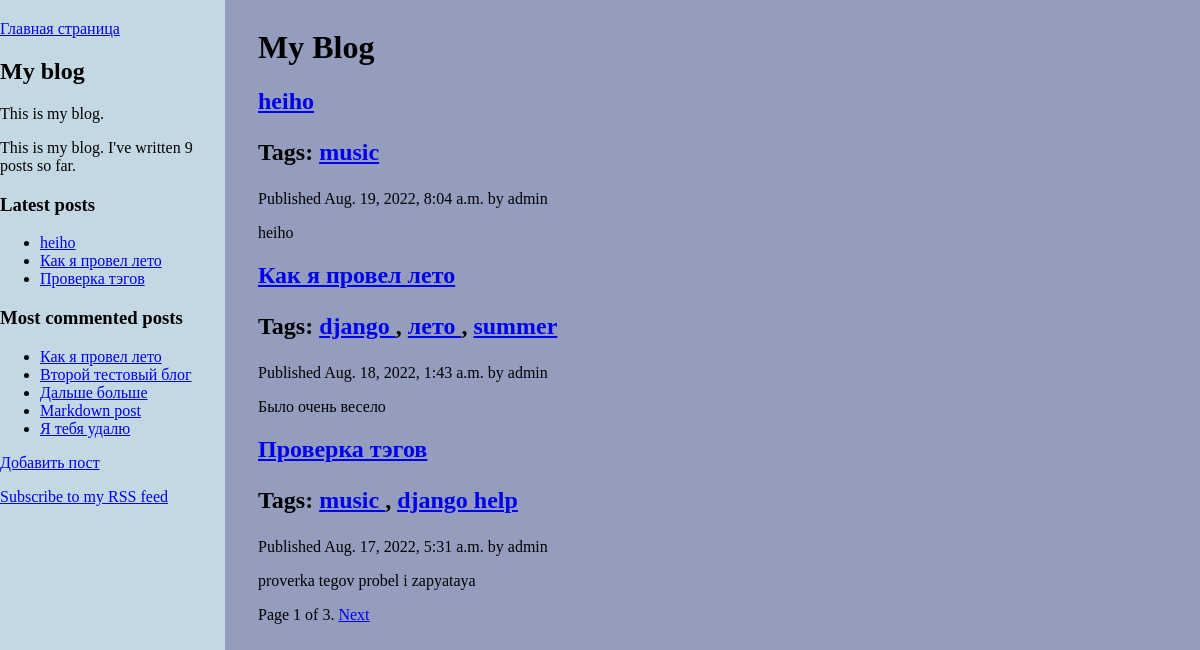
Screenshot of /blog/ with the database file from the repository.
### blog/models.py (models this page shows, shortened)
class Post(models.Model):
    STATUS_CHOICES = (
        ('draft', 'Draft'),
        ('published', 'Published'),
    )
    title = models.CharField(max_length=250)
    slug = models.SlugField(max_length=250, unique_for_date='publish')
    author = models.ForeignKey(User, on_delete=models.PROTECT, related_name='blog_posts')
    body = models.TextField()
    publish = models.DateTimeField(default=timezone.now)
    created = models.DateTimeField(auto_now_add=True)
    updated = models.DateTimeField(auto_now=True)
    status = models.CharField(max_length=10, choices=STATUS_CHOICES, default='draft')
    tags = TaggableManager()
    class Meta:
        ordering = ('-publish',)
    def get_absolute_url(self):
        return reverse('blog:post_detail',
                        args=[self.publish.year,
                              self.publish.strftime('%m'),
                              self.publish.strftime('%d'),
                              self.slug])

### blog/views.py (the view)
# urls.py: re_path(r'^tag/(?P<tag_slug>[-\w]+)/$', views.post_list, name='post_list_by_tag'),
def post_list(request, tag_slug=None):
    object_list = Post.objects.filter(status='published')
    tag = None
    if tag_slug:
        tag = get_object_or_404(Tag, slug=tag_slug)
        object_list = object_list.filter(tags__in=[tag])
    paginator = Paginator(object_list, 3)  # 3 posts in each page
    page = request.GET.get('page')
    try:
        posts = paginator.page(page)
    except PageNotAnInteger:
        posts = paginator.page(1)
    except EmptyPage:
        posts = paginator.page(paginator.num_pages)
    return render(request,
                  'blog/post/list.html',
                  {'page': page,""
                   'posts': posts,
                   'tag': tag,
                   })

### blog/templatetags/blog_tags.py (called while the page is built)
@register.simple_tag
def total_posts():
    return Post.objects.filter(status='published').count()

@register.inclusion_tag('blog/post/latest_posts.html')
def show_latest_posts(count=5):
    latest_posts = Post.objects.filter(status='published').order_by('-publish')[:count]
    return {'latest_posts': latest_posts}

@register.simple_tag
def get_most_commented_posts(count=5):
    return Post.objects.filter(status='published').annotate(total_comments=Count('comments')).order_by('-total_comments')[:count]

@register.filter(name='markdown')
def markdown_format(text):
    return mark_safe(markdown.markdown(text))

### blog/templates/blog/post/list.html (shortened to what this page needs)
{% extends "blog/base.html" %}
{% load blog_tags %}
{% block content %}
    <h1>My Blog</h1>
    {% for post in posts %}
        <h2>
            <a href="{{ post.get_absolute_url }}">{{ post.title }}</a>
            <p class="tags">
                Tags:
                    {% for tag in post.tags.all %}
                    <a href="{% url "blog:post_list_by_tag" tag.slug %}">
                        {{ tag.name }}
                    </a>
                    {% if not forloop.last %}, {% endif %}
                {% endfor %}
            </p>
        </h2>
        <p class="date">
            Published {{ post.publish }} by {{ post.author }}
        </p>
        {{ post.body|markdown|truncatewords_html:30 }}
    {% endfor %}
    {% include "pagination.html" with page=posts %}
{% endblock %}

### blog/templates/blog/base.html (shortened to what this page needs)
{% load static %}
{% load blog_tags %}
<!DOCTYPE html>
<html>
<head>
    <link href="{% static "css/styles.css" %}" rel="stylesheet">
</head>
<body>
<div id="content">
    {% block content %}
    {% endblock %}
</div>
<div class="sidenav">
    <a href="{% url "blog:post_list" %}">Главная страница</a>
    <h2>My blog</h2>
    <p>This is my blog.</p>
    <p>This is my blog. I've written {% total_posts %} posts so far.</p>
    <h3>Latest posts</h3>
    {% show_latest_posts 3 %}
    <h3>Most commented posts</h3>
    {% get_most_commented_posts as most_commented_posts %}
    <ul>
    {% for post in most_commented_posts %}
        <li>
            <a href="{{ post.get_absolute_url }}">{{ post.title }}</a>
        </li>
    {% endfor %}
    </ul>
    <a href="{% url "blog:post_add" %}">Добавить пост</a>
    <p><a href="{% url "blog:post_feed" %}">Subscribe to my RSS feed</a></p>
</div>
</body>
</html>

### blog/templates/blog/post/latest_posts.html
<ul>
    {% for post in latest_posts %}
        <li>
            <a href="{{ post.get_absolute_url }}">{{ post.title }}</a>
        </li>
    {% endfor %}
</ul>

### blog/static/css/styles.css (style rules this page uses)
.sidenav { background: rgb(196, 216, 228); position: fixed; top: 0; left: 0; width: 225px; height: 100%; padding: 20px 0; transition: all 0.5s ease; }
body { background: #949dbe; position: absolute; left: 250px; }

### rows the page displays
Post: title "heiho", publish "Aug. 19, 2022, 8:04 a.m.", author "admin", body "heiho"
Tag: name "music"
Post: title "Как я провел лето", publish "Aug. 18, 2022, 1:43 a.m.", author "admin", body "Было очень весело"
Tag: name "django"
Tag: name "лето"
Tag: name "summer"
Post: title "Проверка тэгов", publish "Aug. 17, 2022, 5:31 a.m.", author "admin", body "proverka tegov probel i zapyataya"
Tag: name "django help"
Post: title "Второй тестовый блог"
Post: title "Дальше больше"
Post: title "Markdown post"
Post: title "Я тебя удалю"

### other values shown
{{ page.number }} "1"
{{ page.paginator.num_pages }} "3"
